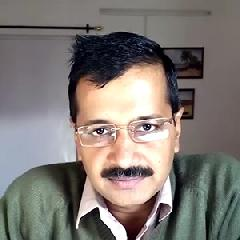
#> input picture franklyapi/promo_content/ak.jpeg, 240 x 240 px
$ python -i collage.py   (imports and definitions only)
#> lines starting #> are read from the running program, lines starting #| are printed output that depends on the picture
### franklyapi/image_processors/utils.py
import requests
import uuid

def download_file(url):
    res = requests.get(url)
    path= '/tmp/downloads/%s'%(uuid.uuid4().hex)
    if res.status_code == 200:
        with open(path, 'wb') as f:
            f.write(res.content)
        return path

### franklyapi/image_processors/collage.py
from PIL import Image
import os
from utils import download_file

def resolutions_locations_for_collage(x,y):
    return [ [((x,y),(0,0))] ,
        [((x/2,y),(0,0)),((x - x/2,y),(x/2,0))] ,
        [((x - x/3,y),(0,0)),((x/3,y/2),(x-x/3,0)),((x/3,y-(y/2)),(x-x/3,y/2))],
        [((x - x/4,y),(0,0)),((x/4,y-(2*y/3)),(x-x/4,0)),((x/4,y/3),(x-x/4,y-(2*y/3))),((x/4,y/3),(x-x/4,y-y/3))],
        [((x/2,y),(0,0)),((x - (x/2 + x/4),y),(x/2+x/4,0)),((x/4,y-(2*y/3)),(x/2,0)),((x/4,y/3),(x/2,y-(2*y/3))),((x/4,y/3),(x/2,y-y/3))],
        [((x - x/3,y-y/3),(0,0)),((x-x/2,y/3),(x/2,y-y/3)),((x/3,y-(2*y/3)),(x-x/3,0)),((x/3,y/3),(x-x/3,y-(2*y/3))),((x/2-x/4,y/3),(x/4,y-y/3)),((x/4,y/3),(0,y-y/3))],
        [((x-x/2,y-y/3),(0,0)),((x/4,y),(x-x/4,0)),((x/2-x/4,y-(2*y/3)),(x-x/2,0)),((x/2-x/4,y/3),(x-x/2,y-(2*y/3))),((x/2-x/4,y/3),(x-x/2,y-y/3)),((x-(x/2+x/4),y/3),(x/4,y-y/3)),((x/4,y/3),(0,y-y/3))],
        [((x-x/2,y-y/3),(0,0)),((x/4,y-y/2),(x-x/4,0)),((x/4,y/2),(x-x/4,y-y/2)),((x/2-x/4,y-(2*y/3)),(x-x/2,0)),((x/2-x/4,y/3),(x-x/2,y-(2*y/3))),((x/2-x/4,y/3),(x-x/2,y-y/3)),((x-(x/2+x/4),y/3),(x/4,y-y/3)),((x/4,y/3),(0,y-y/3))],
    ]

def resolve_image(canvas,image,size_loc):
    size_x,size_y,loc_x,loc_y = size_loc[0][0],size_loc[0][1],size_loc[1][0],size_loc[1][1]
    if (size_x / float(size_y) < 0.5):
        image = image.resize((size_y,size_y))
        image = image.crop((size_y-size_x/2,0,size_y+size_x/2, size_y))
    image = image.resize((size_x,size_y))
    canvas.paste(image,(loc_x,loc_y,loc_x+size_x,loc_y+size_y))
    return canvas

def toCollage(images, out_file = True, collage_x = 640, collage_y = 490):
    im = []
    for imin in images:
        im.append(Image.open(imin))
    size_locs = resolutions_locations_for_collage(collage_x,collage_y)[len(im)-1]
    canvas = Image.new("RGB",(collage_x,collage_y))
    i = 0
    while(i<len(im)):
        canvas = resolve_image(canvas,im[i],size_locs[i])
        i += 1
    overlay = Image.new('RGB',(collage_x,collage_y),(30, 30, 30))
    mask = Image.new('RGBA',(collage_x,collage_y),(0,0,0,60))
    canvas = Image.composite(canvas,overlay,mask).convert('RGB')
    canvas.show()
    canvas.save(out_file,"jpeg")


def make_collage(image_urls):
    import uuid
    images = []
    for url in image_urls:
        image_path = download_file(url)
        if image_path:
            images.append(image_path)
    path = '/tmp/collage/{random_string}.jpeg'.format(random_string=uuid.uuid1().hex)
    toCollage(images, out_file = path, collage_x = 640, collage_y = 490)
    [os.remove(image_path) for image_path in images]
    return path

>>> import cv2
>>> picture = cv2.imread('../promo_content/ak.jpeg', cv2.IMREAD_GRAYSCALE)
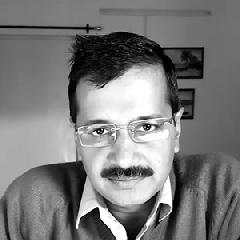
#> picture: shape (240, 240); min 0, max 255, mean 121.7
#> the loop in make_collage, `for url in image_urls:` made 1 pass
#> after the loop in make_collage, `for url in image_urls:`: images = []
#> (the run stopped early here; a loop or call above may not have finished)
